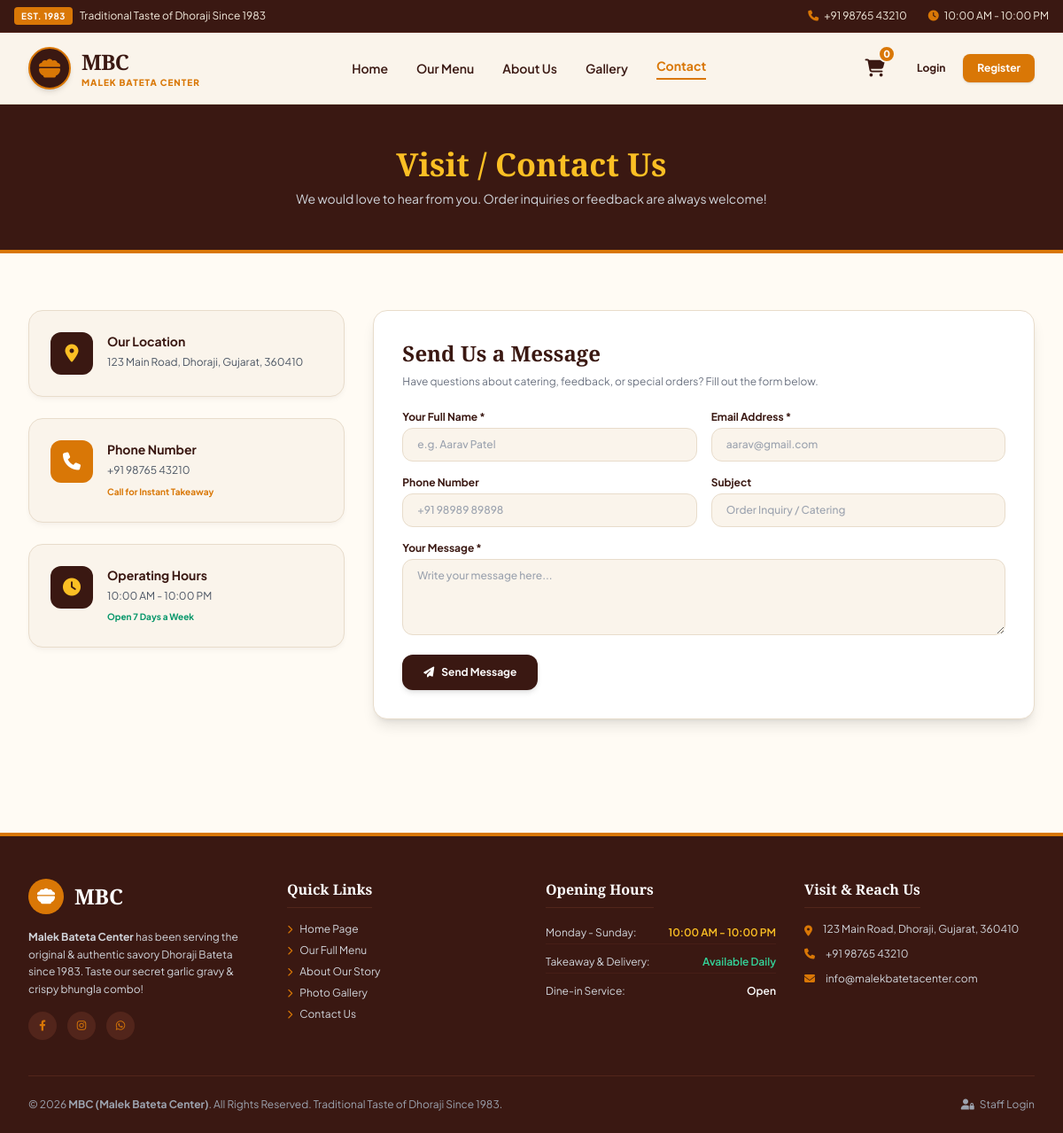
The page /contact.php on the database its author committed.
### tables this page shows
CREATE TABLE IF NOT EXISTS `settings` (
  `setting_key` VARCHAR(50) PRIMARY KEY,
  `setting_value` TEXT NOT NULL
);

### config/helpers.php (called while the page is built, shortened)
<?php
function baseUrl($path = '') {
    $protocol = isset($_SERVER['HTTPS']) && $_SERVER['HTTPS'] === 'on' ? 'https' : 'http';
    $host = $_SERVER['HTTP_HOST'] ?? 'localhost:8000';
    $scriptDir = dirname($_SERVER['SCRIPT_NAME']);
    $base = rtrim($protocol . "://" . $host . rtrim(str_replace('\\', '/', $scriptDir), '/'), '/');
    return rtrim($base, '/') . '/' . ltrim($path, '/');
}
function getSetting($key, $default = '') {
    try {
        $db = getDB();
        $stmt = $db->prepare("SELECT setting_value FROM settings WHERE setting_key = ?");
        $stmt->execute([$key]);
        $row = $stmt->fetch();
        return $row ? $row['setting_value'] : $default;
    } catch (Exception $e) {
        return $default;
    }
}

### contact.php (the view, shortened to what this page needs)
<?php
require_once __DIR__ . '/includes/header.php';
?>
<section class="bg-[#3A1812] text-white py-12 border-b-4 border-[#D97706]">
    <div class="max-w-7xl mx-auto px-4 text-center">
        <h1 class="font-serif-heading text-4xl font-extrabold text-[#FBBF24] mb-2">Visit / Contact Us</h1>
        <p class="text-xs sm:text-sm text-gray-300">We would love to hear from you. Order inquiries or feedback are always welcome!</p>
    </div>
</section>
<section class="py-16 bg-[#FFFBF4]">
    <div class="max-w-7xl mx-auto px-4 sm:px-6 lg:px-8">
        <div class="grid grid-cols-1 lg:grid-cols-3 gap-8">
            <div class="space-y-6">
                <div class="mbc-card p-6 bg-[#FAF4EB] rounded-2xl border border-[#E8DCCB] flex items-start gap-4">
                    <div class="w-12 h-12 bg-[#3A1812] text-[#FBBF24] rounded-xl flex items-center justify-center text-xl shrink-0">
                        <i class="fa-solid fa-location-dot"></i>
                    </div>
                    <div>
                        <h4 class="font-bold text-sm text-[#3A1812] mb-1">Our Location</h4>
                        <p class="text-xs text-gray-600 leading-relaxed"><?php echo getSetting('address', '123 Main Road, Dhoraji, Gujarat, 360410'); ?></p>
                    </div>
                </div>
                <div class="mbc-card p-6 bg-[#FAF4EB] rounded-2xl border border-[#E8DCCB] flex items-start gap-4">
                    <div class="w-12 h-12 bg-[#D97706] text-white rounded-xl flex items-center justify-center text-xl shrink-0">
                        <i class="fa-solid fa-phone"></i>
                    </div>
                    <div>
                        <h4 class="font-bold text-sm text-[#3A1812] mb-1">Phone Number</h4>
                        <p class="text-xs text-gray-600 leading-relaxed"><?php echo getSetting('phone', '+91 98765 43210'); ?></p>
                        <span class="text-[10px] text-[#D97706] font-bold">Call for Instant Takeaway</span>
                    </div>
                </div>
                <div class="mbc-card p-6 bg-[#FAF4EB] rounded-2xl border border-[#E8DCCB] flex items-start gap-4">
                    <div class="w-12 h-12 bg-[#3A1812] text-[#FBBF24] rounded-xl flex items-center justify-center text-xl shrink-0">
                        <i class="fa-solid fa-clock"></i>
                    </div>
                    <div>
                        <h4 class="font-bold text-sm text-[#3A1812] mb-1">Operating Hours</h4>
                        <p class="text-xs text-gray-600 leading-relaxed"><?php echo getSetting('opening_hours', '10:00 AM - 10:00 PM'); ?></p>
                        <span class="text-[10px] text-emerald-600 font-bold">Open 7 Days a Week</span>
                    </div>
                </div>
            </div>
            <div class="lg:col-span-2">
                <div class="mbc-card p-8 bg-white rounded-2xl border border-[#E8DCCB] shadow-lg">
                    <h3 class="font-serif-heading font-bold text-2xl text-[#3A1812] mb-2">Send Us a Message</h3>
                    <p class="text-xs text-gray-500 mb-6">Have questions about catering, feedback, or special orders? Fill out the form below.</p>
                    <form action="<?php echo baseUrl('contact.php'); ?>" method="POST" class="space-y-4">
                        <div class="grid grid-cols-1 sm:grid-cols-2 gap-4">
                            <div>
                                <label class="block text-xs font-bold text-[#3A1812] mb-1">Your Full Name *</label>
                                <input type="text" name="name" required class="w-full px-4 py-2.5 text-xs bg-[#FAF4EB] border border-[#E8DCCB] rounded-xl focus:outline-none focus:border-[#D97706] font-medium" placeholder="e.g. Aarav Patel">
                            </div>
                            <div>
                                <label class="block text-xs font-bold text-[#3A1812] mb-1">Email Address *</label>
                                <input type="email" name="email" required class="w-full px-4 py-2.5 text-xs bg-[#FAF4EB] border border-[#E8DCCB] rounded-xl focus:outline-none focus:border-[#D97706] font-medium" placeholder="aarav@gmail.com">
                            </div>
                        </div>
                        <div class="grid grid-cols-1 sm:grid-cols-2 gap-4">
                            <div>
                                <label class="block text-xs font-bold text-[#3A1812] mb-1">Phone Number</label>
                                <input type="text" name="phone" class="w-full px-4 py-2.5 text-xs bg-[#FAF4EB] border border-[#E8DCCB] rounded-xl focus:outline-none focus:border-[#D97706] font-medium" placeholder="+91 98989 89898">
                            </div>
                            <div>
                                <label class="block text-xs font-bold text-[#3A1812] mb-1">Subject</label>
                                <input type="text" name="subject" class="w-full px-4 py-2.5 text-xs bg-[#FAF4EB] border border-[#E8DCCB] rounded-xl focus:outline-none focus:border-[#D97706] font-medium" placeholder="Order Inquiry / Catering">
                            </div>
                        </div>
                        <div>
                            <label class="block text-xs font-bold text-[#3A1812] mb-1">Your Message *</label>
                            <textarea name="message" rows="4" required class="w-full px-4 py-2.5 text-xs bg-[#FAF4EB] border border-[#E8DCCB] rounded-xl focus:outline-none focus:border-[#D97706] font-medium" placeholder="Write your message here..."><?php echo htmlspecialchars($_POST['message'] ?? ''); ?></textarea>
                        </div>
                        <button type="submit" class="bg-[#3A1812] hover:bg-[#D97706] text-white font-bold text-xs px-6 py-3 rounded-xl transition shadow-md flex items-center gap-2">
                            <i class="fa-solid fa-paper-plane"></i> Send Message
                        </button>
                    </form>
                </div>
            </div>
        </div>
    </div>
</section>
<?php require_once __DIR__ . '/includes/footer.php'; ?>

### assets/css/style.css (style rules this page uses)
:root { --mbc-dark-brown: #3A1812; --mbc-deep-red: #2D0B07; --mbc-cream-bg: #FFFBF4; --mbc-cream-card: #FAF4EB; --mbc-amber-primary: #D97706; --mbc-amber-hover: #B45309; --mbc-orange-accent: #E65100; --mbc-text-dark: #2A1712; --mbc-border: #E8DCCB; }
body { font-family: 'Plus Jakarta Sans', sans-serif; background-color: var(--mbc-cream-bg); color: var(--mbc-text-dark); }
.font-serif-heading { font-family: 'Playfair Display', Georgia, serif; }
.mbc-card { background-color: #FFFFFF; border: 1px solid var(--mbc-border); border-radius: 0.75rem; box-shadow: 0 4px 6px -1px rgba(58, 24, 18, 0.04), 0 2px 4px -1px rgba(58, 24, 18, 0.02); }

### rows shown on the page
settings: setting_value "123 Main Road, Dhoraji, Gujarat, 360410"
settings: setting_value "+91 98765 43210"
settings: setting_value "10:00 AM - 10:00 PM"

### other values the page prints
$cartCount "0"
